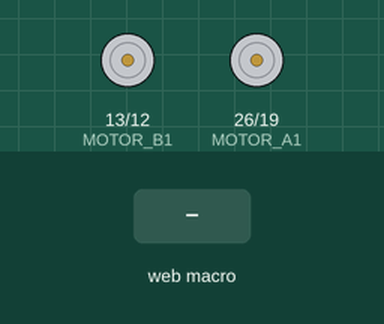
The program below on a simulated Raspberry Pi (BCM pin numbers). On the bench: motor-driver pin pairs drawn as motors (green arrow = first pin HIGH = forward, orange = second pin HIGH = backward, longer = more drive). The inputs (shaded band) are chosen by the test bench. The WebIOPi server calls setup() once and loop() repeatedly.

Above: at 1.2 s.
1.3 s: macro FW called from the web page (any arguments are "1")
At 2.5 s:
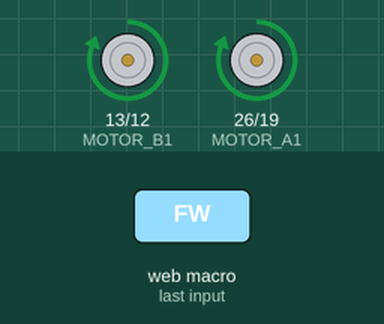
2.8 s: macro BK called from the web page (any arguments are "1")
At 3.8 s:
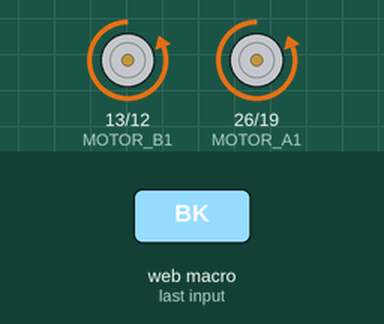
4.3 s: macro LT called from the web page (any arguments are "1")
At 5.0 s:
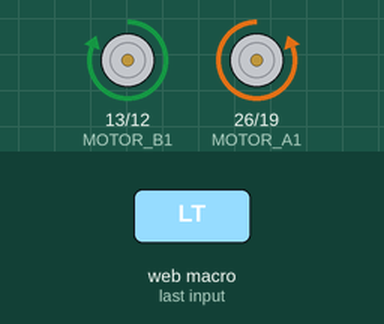
5.8 s: macro RT called from the web page (any arguments are "1")
At 6.1 s:
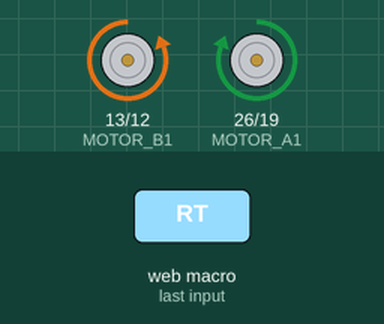
7.3 s: macro ST called from the web page (any arguments are "1")
At 8.5 s:
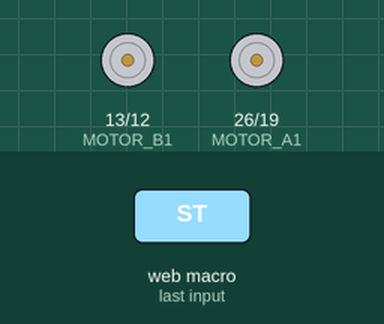
Timing chart, 0 to 9.8 s (numbered marks = the images above; inputs shaded):
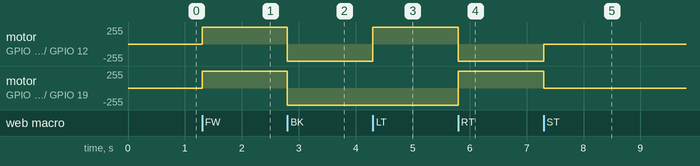

Measured:
- after the input at 1.3 s, motor on GPIO 13 (MOTOR_B1) / GPIO 12 (MOTOR_B2), motor on GPIO 26 (MOTOR_A1) / GPIO 19 (MOTOR_A2): stopped → forward 255/255 at once
- after the input at 2.8 s, motor on GPIO 13 (MOTOR_B1) / GPIO 12 (MOTOR_B2), motor on GPIO 26 (MOTOR_A1) / GPIO 19 (MOTOR_A2): forward 255/255 → backward 255/255 at once
- after the input at 4.3 s, motor on GPIO 13 (MOTOR_B1) / GPIO 12 (MOTOR_B2): backward 255/255 → forward 255/255 at once
- after the input at 5.8 s, motor on GPIO 13 (MOTOR_B1) / GPIO 12 (MOTOR_B2): forward 255/255 → backward 255/255 at once; motor on GPIO 26 (MOTOR_A1) / GPIO 19 (MOTOR_A2): backward 255/255 → forward 255/255 at once
- after the input at 7.3 s, motor on GPIO 13 (MOTOR_B1) / GPIO 12 (MOTOR_B2): backward 255/255 → stopped at once; motor on GPIO 26 (MOTOR_A1) / GPIO 19 (MOTOR_A2): forward 255/255 → stopped at once

The program:

macro.py
```python
# coding: utf-8

## inport文
import webiopi                      ##ライブラリをインポートする。
import RPi.GPIO as GPIO

##初期化
GPIO.setmode(GPIO.BCM)              ##GOIOのモードを「GPIO.BCM」に指定
MOTOR_A1 = 26;                      ##変数「MOTOR_A1」に26を代入
MOTOR_A2 = 19;                      ##変数「MOTOR_A2」に19を代入
MOTOR_B1 = 13;                      ##変数「MOTOR_B1」に13を代入
MOTOR_B2 = 12;                      ##変数「MOTOR_B2」に12を代入


def setup():
    GPIO.setup(MOTOR_A1, GPIO.OUT)  ##「MOTOR_A1」の値のGPIOを出力モードにする。
    GPIO.setup(MOTOR_A2, GPIO.OUT)  ##「MOTOR_A2」の値のGPIOを出力モードにする。
    GPIO.setup(MOTOR_B1, GPIO.OUT)  ##「MOTOR_B1」の値のGPIOを出力モードにする。
    GPIO.setup(MOTOR_B2, GPIO.OUT)  ##「MOTOR_B2」の値のGPIOを出力モードにする。


## 以下マクロ 前進
@webiopi.macro
def FW():
    GPIO.output(MOTOR_A1,GPIO.HIGH) ##変数「MOTOR_A1」の番号のピンの信号をHIGHにする。
    GPIO.output(MOTOR_A2,GPIO.LOW)  ##変数「MOTOR_A2」の番号のピンの信号をLOWにする。
    GPIO.output(MOTOR_B1,GPIO.HIGH) ##変数「MOTOR_B1」の番号のピンの信号をHIGHにする。
    GPIO.output(MOTOR_B2,GPIO.LOW)  ##変数「MOTOR_B2」の番号のピンの信号をLOWにする。

## 後退
@webiopi.macro
def BK():
    GPIO.output(MOTOR_A1,GPIO.LOW)
    GPIO.output(MOTOR_A2,GPIO.HIGH)
    GPIO.output(MOTOR_B1,GPIO.LOW)
    GPIO.output(MOTOR_B2,GPIO.HIGH)

## 左旋回
@webiopi.macro
def LT():
    GPIO.output(MOTOR_A1,GPIO.LOW)
    GPIO.output(MOTOR_A2,GPIO.HIGH)
    GPIO.output(MOTOR_B1,GPIO.HIGH)
    GPIO.output(MOTOR_B2,GPIO.LOW)

## 右旋回
@webiopi.macro
def RT():
    GPIO.output(MOTOR_A1,GPIO.HIGH)
    GPIO.output(MOTOR_A2,GPIO.LOW)
    GPIO.output(MOTOR_B1,GPIO.LOW)
    GPIO.output(MOTOR_B2,GPIO.HIGH)

## 停止
@webiopi.macro
def ST():
    GPIO.output(MOTOR_A1,GPIO.LOW)
    GPIO.output(MOTOR_A2,GPIO.LOW)
    GPIO.output(MOTOR_B1,GPIO.LOW)
    GPIO.output(MOTOR_B2,GPIO.LOW)
```
